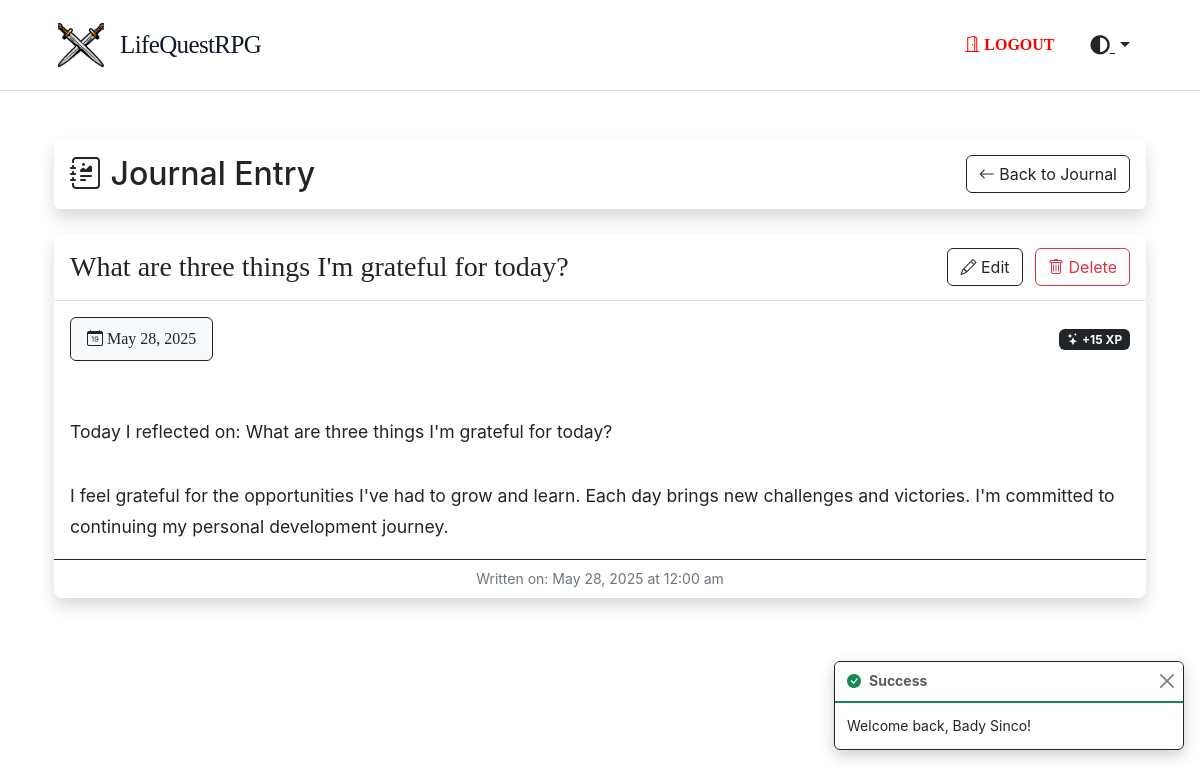
Screenshot of /journal/9/peek (signed in) with the database file from the repository.
### tables this page shows
CREATE TABLE `journals` (
  `id` int NOT NULL,
  `user_id` int NOT NULL,
  `title` varchar(255) NOT NULL,
  `content` longtext NOT NULL,
  `date` date NOT NULL,
  `created_at` timestamp NULL DEFAULT CURRENT_TIMESTAMP,
  `updated_at` timestamp NULL DEFAULT CURRENT_TIMESTAMP ON UPDATE CURRENT_TIMESTAMP
);

### app/Controllers/JournalController.php (called while the page is built, shortened)
<?php
class JournalController extends Controller
{
    protected $JournalModel;
    public function __construct()
    {
        $this->JournalModel = new Journal;
    }
    public function peek($id)
    {
        $currentUser = Auth::user();
        $journal = $this->JournalModel->find($id);
        return $this->view('journal/peeks', [
            'title' => $journal['title'],
            'journal' => $journal,
            'currentUser' => $currentUser
        ]);
    }
}

### app/Core/Router.php (called while the page is built, shortened)
<?php
class Router
{
  protected $routes = [
    'GET' => [],
    'POST' => [],
    'PUT' => [],
    'DELETE' => []
  ];
  public function get(string $uri, array $controller, array $middleware = [])
  {
    $this->routes['GET'][$uri] = [
      'controller' => $controller,
      'middleware' => $middleware
    ];
    return $this;
  }
  public function post(string $uri, array $controller, array $middleware = [])
  {
    $this->routes['POST'][$uri] = [
      'controller' => $controller,
      'middleware' => $middleware
    ];
    return $this;
  }
  public function put(string $uri, array $controller, array $middleware = [])
  {
    $this->routes['PUT'][$uri] = [
      'controller' => $controller,
      'middleware' => $middleware
    ];
    return $this;
  }
  public function delete(string $uri, array $controller, array $middleware = [])
  {
    $this->routes['DELETE'][$uri] = [
      'controller' => $controller,
      'middleware' => $middleware
    ];
    return $this;
  }
  public function dispatch(string $uri, string $method)
  {
    $uri = $this->removeQueryString($uri);
    foreach ($this->routes[$method] as $route => $config) {
      if ($this->matchRoute($route, $uri)) {
        return $this->callAction(
          $config['controller'][0],
          $config['controller'][1]
        );
      }
    }
    throw new Exception("No route defined for {$uri} with method {$method}");
  }
  protected function matchRoute(string $route, string $uri)
  {
    if (strpos($route, '{') === false) {
      return false;
    }
    $pattern = preg_replace('/{([a-zA-Z0-9_]+)}/', '([^/]+)', $route);
    $pattern = '#^' . $pattern . '$#';
    if (preg_match($pattern, $uri, $matches)) {
      return true;
    }
    return false;
  }
  protected function removeQueryString(string $uri)
  {
    return parse_url($uri, PHP_URL_PATH) ?? $uri;
  }
  protected function callAction(string $controller, string $action)
  {
    $controller = new $controller();
    $params = [];
    foreach ($_GET as $key => $value) {
      if ($key !== 'url') {
        $params[] = $value;
      }
    }
    return call_user_func_array([$controller, $action], $params);
  }
}

### web/bootstrap.php (called while the page is built, shortened)
<?php
$config = require_once __DIR__ . '/../config/config.php';
$database = require_once __DIR__ . '/../config/database.php';
$router = new Router();
$uri = $_SERVER['REQUEST_URI'] ?? '/';
$method = $_SERVER['REQUEST_METHOD'] ?? 'GET';
try {
  $router->dispatch($uri, $method);
} catch (Exception $e) {
  if ($config['debug']) {
    echo '<h1>Error</h1>';
    echo '<p>' . $e->getMessage() . '</p>';
    echo '<pre>' . $e->getTraceAsString() . '</pre>';
  } else {
    http_response_code(404);
    require_once __DIR__ . '/../app/Views/errors/404.php';
  }
}

### public/index.php (called while the page is built, shortened)
<?php
require_once ROOT_PATH . '/web/bootstrap.php';
?>

### app/Core/Database.php (called while the page is built, shortened)
<?php
class Database
{
  protected $pdo;
  protected $statement;
  public function __construct(array $config)
  {
    $dsn = "mysql:host={$config['host']};dbname={$config['database']};charset={$config['charset']}";
    $options = [
      PDO::ATTR_ERRMODE => PDO::ERRMODE_EXCEPTION,
      PDO::ATTR_DEFAULT_FETCH_MODE => PDO::FETCH_ASSOC,
      PDO::ATTR_EMULATE_PREPARES => false,
    ];
    try {
      $this->pdo = new PDO($dsn, $config['username'], $config['password'], $options);
    } catch (PDOException $e) {
      throw new PDOException($e->getMessage(), (int) $e->getCode());
    }
  }
  public function query(string $sql)
  {
    $this->statement = $this->pdo->prepare($sql);
    return $this;
  }
  public function bind(array $parameters)
  {
    foreach ($parameters as $key => $value) {
      if (is_array($value)) {
        $value = json_encode($value);
        $paramType = PDO::PARAM_STR;
      } else {
        $paramType = is_int($value) ? PDO::PARAM_INT : PDO::PARAM_STR;
      }
      $this->statement->bindValue(
        is_numeric($key) ? $key : $key,
        $value,
        $paramType
      );
    }
    return $this;
  }
  public function execute()
  {
    $this->statement->execute();
    return $this;
  }
  public function fetch()
  {
    return $this->statement->fetch();
  }
}
?>

### app/Core/Model.php (called while the page is built, shortened)
<?php
abstract class Model
{
  protected static $db;
  protected static $table;
  public static function setDatabase(Database $database)
  {
    self::$db = $database;
  }
  public static function find(int $id)
  {
    return self::$db->query("SELECT * FROM " . static::$table . " WHERE id = ?")
      ->bind([1 => $id])
      ->execute()
      ->fetch();
  }
}

### app/Views/journal/peeks.php (the view, shortened to what this page needs)
<div class="container py-4">
  <div class="card border-dark mb-4 shadow">
    <div class="card-header bg-white d-flex justify-content-between align-items-center">
      <h2 class="my-2"><i class="bi bi-journal-richtext"></i> Journal Entry</h2>
      <a href="/journal" class="btn btn-outline-dark">
        <i class="bi bi-arrow-left"></i> Back to Journal
      </a>
    </div>
  </div>
  <div class="card border-dark mb-4 shadow">
    <div class="card-header bg-white d-flex justify-content-between align-items-center">
      <h3 class="my-2" style="font-family: 'Pixelify Sans', serif;">
        <?= htmlspecialchars($journal['title']) ?>
      </h3>
      <div class="journal-actions">
        <a href="/journal/<?= $journal['id'] ?>/edit" class="btn btn-outline-dark me-2">
          <i class="bi bi-pencil"></i> Edit
        </a>
        <form action="/journal/<?= $journal['id'] ?>/delete" method="post" class="d-inline">
          <button type="submit" class="btn btn-outline-danger"
            onclick="return confirm('Are you sure you want to delete this journal entry?')">
            <i class="bi bi-trash"></i> Delete
          </button>
        </form>
      </div>
    </div>
    <div class="card-body">
      <div class="d-flex align-items-center mb-4">
        <div class="journal-date px-3 py-2 bg-light rounded border border-dark">
          <i class="bi bi-calendar-date"></i> <?= date('F j, Y', strtotime($journal['date'])) ?>
        </div>
        <div class="ms-auto">
          <span class="badge bg-dark">
            <i class="bi bi-stars"></i> +15 XP
          </span>
        </div>
      </div>
      <div class="journal-content mt-4">
        <?= html_entity_decode($journal['content']) ?>
      </div>
    </div>
    <div class="card-footer bg-white text-center border-top border-dark">
      <div class="small text-muted">Written on: <?= date('F j, Y \a\t g:i a', strtotime($journal['date'])) ?></div>
    </div>
  </div>
</div>

### public/assets/css/style.css (style rules this page uses)
:root { --primary-color: #111827; --secondary-color: #ffffff; --accent-color: #4b5563; --text-color: #374151; --background-color: #ffffff; --border-color: #e5e7eb; }
body { font-family: 'Inter', -apple-system, BlinkMacSystemFont, 'Segoe UI', Roboto, sans-serif; line-height: 1.6; color: var(--text-color); background-color: var(--background-color); -webkit-font-smoothing: antialiased; }
.card { border: none; border-radius: 8px; overflow: hidden; box-shadow: 0 4px 12px rgba(0, 0, 0, 0.05); }

### public/assets/css/navbar.css (style rules this page uses)
body.theme-light { --bg-primary: #ffffff; --bg-secondary: #f8f9fa; --text-primary: #212529; --text-secondary: #6c757d; --border-color: #dee2e6; --card-bg: #ffffff; --card-border: #dee2e6; --navbar-bg: #ffffff; --sidebar-bg: #f8f9fa; --box-shadow: 0 4px 8px rgba(0, 0, 0, 0.1); }

### public/assets/css/themes.css (style rules this page uses)
body.theme-light { --bg-primary: #ffffff; --bg-secondary: #f8f9fa; --text-primary: #212529; --text-secondary: #6c757d; --border-color: #dee2e6; --card-bg: #ffffff; --card-border: #dee2e6; --navbar-bg: #ffffff; --sidebar-bg: #f8f9fa; --box-shadow: 0 4px 8px rgba(0, 0, 0, 0.1); --input-bg: #fff; --input-text: #212529; --input-placeholder: #6c757d; --input-focus-bg: #fff; --input-focus-border: #86b7fe; }
body.color-default { --accent-color: #212529; --accent-color-hover: #16181b; --accent-color-rgb: 33, 37, 41; --accent-color-light: rgba(33, 37, 41, 0.1); --accent-color-border: rgba(33, 37, 41, 0.3); }
html, body { transition: background-color 0.3s ease, color 0.3s ease, border-color 0.3s ease, box-shadow 0.3s ease; }
html [class*="form-"], html .card, html .btn, html .navbar, html .list-group-item, html .dropdown-menu, html .alert { transition: background-color 0.3s ease, color 0.3s ease, border-color 0.3s ease, box-shadow 0.3s ease; }
body { background-color: var(--bg-primary); color: var(--text-primary); }
.card { background-color: var(--card-bg); border-color: var(--card-border); color: var(--text-primary); }
.btn-outline-dark { border-color: var(--accent-color); color: var(--accent-color); }
.card-header { background-color: rgba(0, 0, 0, 0.05); border-bottom: 1px solid var(--border-color); }
body.theme-light .text-muted { color: var(--text-secondary) !important; }

### public/assets/css/login.css (style rules this page uses)
:root { --primary-color: var(--text-primary, #111827); --secondary-color: var(--bg-primary, #ffffff); --accent-color: var(--accent-color, #4b5563); --text-color: var(--text-primary, #374151); --background-color: var(--bg-primary, #ffffff); --border-color: #e5e7eb; --highlight-color: #2196F3; }

### app/Views/journal/peeks.php (style rules this page uses)
.journal-content { line-height: 1.8; font-size: 1.1rem; white-space: pre-line; }
.journal-date { font-family: 'Pixelify Sans', serif; }

### rows the page displays
journals: title "What are three things I'm grateful for today?", date "May 28, 2025", content "Today I reflected on: What are three things I'm grateful for today? I feel grateful for the opportunities I've had to grow and learn. Each day brings new challenges and victories. I'm committed to continuing my personal development journey.", date "May 28, 2025 at 12:00 am"

### other values shown
$_SESSION['success'] "Welcome back, Bady Sinco!"
